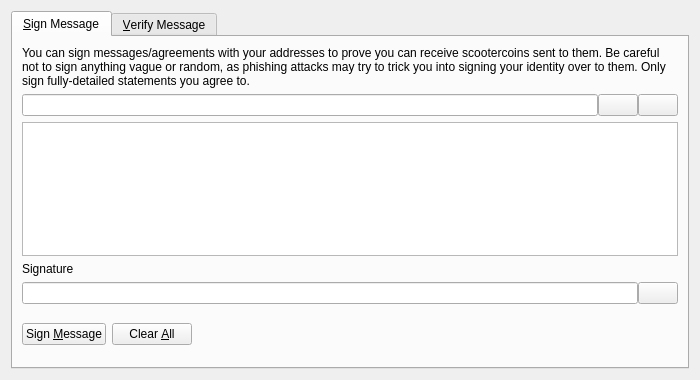
<?xml version="1.0" encoding="UTF-8"?>
<ui version="4.0">
 <class>SignVerifyMessageDialog</class>
 <widget class="QDialog" name="SignVerifyMessageDialog">
  <property name="geometry">
   <rect>
    <x>0</x>
    <y>0</y>
    <width>700</width>
    <height>380</height>
   </rect>
  </property>
  <property name="windowTitle">
   <string>Signatures - Sign / Verify a Message</string>
  </property>
  <property name="modal">
   <bool>true</bool>
  </property>
  <layout class="QVBoxLayout" name="verticalLayout">
   <item>
    <widget class="QTabWidget" name="tabWidget">
     <property name="currentIndex">
      <number>0</number>
     </property>
     <widget class="QWidget" name="tabSignMessage">
      <attribute name="title">
       <string>&amp;Sign Message</string>
      </attribute>
      <layout class="QVBoxLayout" name="verticalLayout_SM">
       <item>
        <widget class="QLabel" name="infoLabel_SM">
         <property name="text">
          <string>You can sign messages/agreements with your addresses to prove you can receive scootercoins sent to them. Be careful not to sign anything vague or random, as phishing attacks may try to trick you into signing your identity over to them. Only sign fully-detailed statements you agree to.</string>
         </property>
         <property name="textFormat">
          <enum>Qt::PlainText</enum>
         </property>
         <property name="wordWrap">
          <bool>true</bool>
         </property>
        </widget>
       </item>
       <item>
        <layout class="QHBoxLayout" name="horizontalLayout_1_SM">
         <property name="spacing">
          <number>0</number>
         </property>
         <item>
          <widget class="QValidatedLineEdit" name="addressIn_SM">
           <property name="toolTip">
            <string>The Scootercoin address to sign the message with</string>
           </property>
          </widget>
         </item>
         <item>
          <widget class="QPushButton" name="addressBookButton_SM">
           <property name="toolTip">
            <string>Choose previously used address</string>
           </property>
           <property name="text">
            <string/>
           </property>
           <property name="icon">
            <iconset resource="../bitcoin.qrc">
             <normaloff>:/icons/address-book</normaloff>:/icons/address-book</iconset>
           </property>
           <property name="shortcut">
            <string>Alt+A</string>
           </property>
           <property name="autoDefault">
            <bool>false</bool>
           </property>
          </widget>
         </item>
         <item>
          <widget class="QPushButton" name="pasteButton_SM">
           <property name="toolTip">
            <string>Paste address from clipboard</string>
           </property>
           <property name="text">
            <string/>
           </property>
           <property name="icon">
            <iconset resource="../bitcoin.qrc">
             <normaloff>:/icons/editpaste</normaloff>:/icons/editpaste</iconset>
           </property>
           <property name="shortcut">
            <string>Alt+P</string>
           </property>
           <property name="autoDefault">
            <bool>false</bool>
           </property>
          </widget>
         </item>
        </layout>
       </item>
       <item>
        <widget class="QPlainTextEdit" name="messageIn_SM">
         <property name="toolTip">
          <string>Enter the message you want to sign here</string>
         </property>
        </widget>
       </item>
       <item>
        <widget class="QLabel" name="signatureLabel_SM">
         <property name="text">
          <string>Signature</string>
         </property>
         <property name="textFormat">
          <enum>Qt::PlainText</enum>
         </property>
        </widget>
       </item>
       <item>
        <layout class="QHBoxLayout" name="horizontalLayout_2_SM">
         <property name="spacing">
          <number>0</number>
         </property>
         <item>
          <widget class="QLineEdit" name="signatureOut_SM">
           <property name="font">
            <font>
             <italic>true</italic>
            </font>
           </property>
           <property name="readOnly">
            <bool>true</bool>
           </property>
          </widget>
         </item>
         <item>
          <widget class="QPushButton" name="copySignatureButton_SM">
           <property name="toolTip">
            <string>Copy the current signature to the system clipboard</string>
           </property>
           <property name="text">
            <string/>
           </property>
           <property name="icon">
            <iconset resource="../bitcoin.qrc">
             <normaloff>:/icons/editcopy</normaloff>:/icons/editcopy</iconset>
           </property>
           <property name="autoDefault">
            <bool>false</bool>
           </property>
          </widget>
         </item>
        </layout>
       </item>
       <item>
        <layout class="QHBoxLayout" name="horizontalLayout_3_SM">
         <item>
          <widget class="QPushButton" name="signMessageButton_SM">
           <property name="toolTip">
            <string>Sign the message to prove you own this Scootercoin address</string>
           </property>
           <property name="text">
            <string>Sign &amp;Message</string>
           </property>
           <property name="icon">
            <iconset resource="../bitcoin.qrc">
             <normaloff>:/icons/edit</normaloff>:/icons/edit</iconset>
           </property>
           <property name="autoDefault">
            <bool>false</bool>
           </property>
          </widget>
         </item>
         <item>
          <widget class="QPushButton" name="clearButton_SM">
           <property name="toolTip">
            <string>Reset all sign message fields</string>
           </property>
           <property name="text">
            <string>Clear &amp;All</string>
           </property>
           <property name="icon">
            <iconset resource="../bitcoin.qrc">
             <normaloff>:/icons/remove</normaloff>:/icons/remove</iconset>
           </property>
           <property name="autoDefault">
            <bool>false</bool>
           </property>
          </widget>
         </item>
         <item>
          <spacer name="horizontalSpacer_1_SM">
           <property name="orientation">
            <enum>Qt::Horizontal</enum>
           </property>
           <property name="sizeHint" stdset="0">
            <size>
             <width>40</width>
             <height>48</height>
            </size>
           </property>
          </spacer>
         </item>
         <item>
          <widget class="QLabel" name="statusLabel_SM">
           <property name="font">
            <font>
             <weight>75</weight>
             <bold>true</bold>
            </font>
           </property>
           <property name="text">
            <string/>
           </property>
           <property name="wordWrap">
            <bool>true</bool>
           </property>
          </widget>
         </item>
         <item>
          <spacer name="horizontalSpacer_2_SM">
           <property name="orientation">
            <enum>Qt::Horizontal</enum>
           </property>
           <property name="sizeHint" stdset="0">
            <size>
             <width>40</width>
             <height>48</height>
            </size>
           </property>
          </spacer>
         </item>
        </layout>
       </item>
      </layout>
     </widget>
     <widget class="QWidget" name="tabVerifyMessage">
      <attribute name="title">
       <string>&amp;Verify Message</string>
      </attribute>
      <layout class="QVBoxLayout" name="verticalLayout_VM">
       <item>
        <widget class="QLabel" name="infoLabel_VM">
         <property name="text">
          <string>Enter the receiver's address, message (ensure you copy line breaks, spaces, tabs, etc. exactly) and signature below to verify the message. Be careful not to read more into the signature than what is in the signed message itself, to avoid being tricked by a man-in-the-middle attack. Note that this only proves the signing party receives with the address, it cannot prove sendership of any transaction!</string>
         </property>
         <property name="textFormat">
          <enum>Qt::PlainText</enum>
         </property>
         <property name="alignment">
          <set>Qt::AlignLeading|Qt::AlignLeft|Qt::AlignTop</set>
         </property>
         <property name="wordWrap">
          <bool>true</bool>
         </property>
        </widget>
       </item>
       <item>
        <layout class="QHBoxLayout" name="horizontalLayout_1_VM">
         <property name="spacing">
          <number>0</number>
         </property>
         <item>
          <widget class="QValidatedLineEdit" name="addressIn_VM">
           <property name="toolTip">
            <string>The Scootercoin address the message was signed with</string>
           </property>
          </widget>
         </item>
         <item>
          <widget class="QPushButton" name="addressBookButton_VM">
           <property name="toolTip">
            <string>Choose previously used address</string>
           </property>
           <property name="text">
            <string/>
           </property>
           <property name="icon">
            <iconset resource="../bitcoin.qrc">
             <normaloff>:/icons/address-book</normaloff>:/icons/address-book</iconset>
           </property>
           <property name="shortcut">
            <string>Alt+A</string>
           </property>
           <property name="autoDefault">
            <bool>false</bool>
           </property>
          </widget>
         </item>
        </layout>
       </item>
       <item>
        <widget class="QPlainTextEdit" name="messageIn_VM"/>
       </item>
       <item>
        <widget class="QValidatedLineEdit" name="signatureIn_VM"/>
       </item>
       <item>
        <layout class="QHBoxLayout" name="horizontalLayout_2_VM">
         <item>
          <widget class="QPushButton" name="verifyMessageButton_VM">
           <property name="toolTip">
            <string>Verify the message to ensure it was signed with the specified Scootercoin address</string>
           </property>
           <property name="text">
            <string>Verify &amp;Message</string>
           </property>
           <property name="icon">
            <iconset resource="../bitcoin.qrc">
             <normaloff>:/icons/transaction_0</normaloff>:/icons/transaction_0</iconset>
           </property>
           <property name="autoDefault">
            <bool>false</bool>
           </property>
          </widget>
         </item>
         <item>
          <widget class="QPushButton" name="clearButton_VM">
           <property name="toolTip">
            <string>Reset all verify message fields</string>
           </property>
           <property name="text">
            <string>Clear &amp;All</string>
           </property>
           <property name="icon">
            <iconset resource="../bitcoin.qrc">
             <normaloff>:/icons/remove</normaloff>:/icons/remove</iconset>
           </property>
           <property name="autoDefault">
            <bool>false</bool>
           </property>
          </widget>
         </item>
         <item>
          <spacer name="horizontalSpacer_1_VM">
           <property name="orientation">
            <enum>Qt::Horizontal</enum>
           </property>
           <property name="sizeHint" stdset="0">
            <size>
             <width>40</width>
             <height>48</height>
            </size>
           </property>
          </spacer>
         </item>
         <item>
          <widget class="QLabel" name="statusLabel_VM">
           <property name="font">
            <font>
             <weight>75</weight>
             <bold>true</bold>
            </font>
           </property>
           <property name="text">
            <string/>
           </property>
           <property name="wordWrap">
            <bool>true</bool>
           </property>
          </widget>
         </item>
         <item>
          <spacer name="horizontalSpacer_2_VM">
           <property name="orientation">
            <enum>Qt::Horizontal</enum>
           </property>
           <property name="sizeHint" stdset="0">
            <size>
             <width>40</width>
             <height>48</height>
            </size>
           </property>
          </spacer>
         </item>
        </layout>
       </item>
      </layout>
     </widget>
    </widget>
   </item>
  </layout>
 </widget>
 <customwidgets>
  <customwidget>
   <class>QValidatedLineEdit</class>
   <extends>QLineEdit</extends>
   <header>qt/qvalidatedlineedit.h</header>
  </customwidget>
 </customwidgets>
 <resources>
  <include location="../bitcoin.qrc"/>
 </resources>
 <connections/>
</ui>
